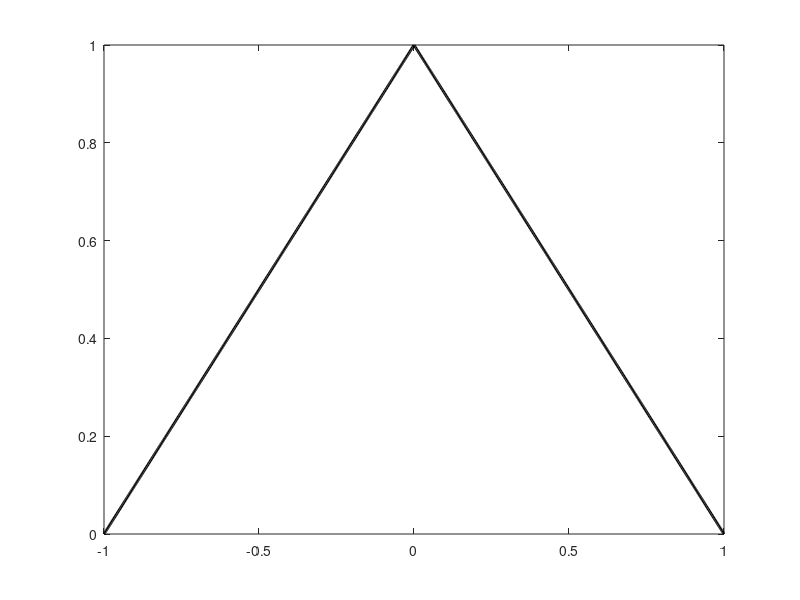

MATLAB code to generate this figure: (Note: this script raises an error after producing the figure.)
% ==============================
% EECE 340 - Part 1.1: Fourier Series Approximation
% ==============================

%% --- Triangular Signal: Effect of n ---
t = linspace(-1, 1, 1000);
xt = max(1 - abs(t), 0);
T = t(end) - t(1);  % Period

n_values = [2 5 10 20 50 100 200];
errors_n = zeros(length(n_values), 1);

figure;
plot(t, xt, 'k', 'LineWidth', 2); hold on;
legendStrings = {'Original Signal'};

for i = 1:length(n_values)
    n = n_values(i);
    [xhat, ~] = ffs(xt, t, n, T);
    plot(t, real(xhat));
    legendStrings{end+1} = ['T = ', num2str(T), ', n = ', num2str(n)];
    errors_n(i) = trapz(t, (xt - real(xhat)).^2);
end

legend(legendStrings, 'Location', 'SouthOutside');
title('Fourier Series Approximations for Different n (Triangular Signal)');
xlabel('Time (s)'); ylabel('Amplitude'); grid on;

figure;
plot(n_values, errors_n, '-o');
xlabel('Number of Harmonics (n)');
ylabel('Squared Error');
title('Error vs. n with Fixed T (Triangular Signal)');

%% --- Triangular Signal: Effect of T ---
n = 100;
T_values = 0.5:0.5:10;
errors_T = zeros(length(T_values), 1);

figure;
plot(t, xt, 'k', 'LineWidth', 2); hold on;
legendStrings = {'Original Signal'};

for i = 1:length(T_values)
    T = T_values(i);
    [xhat, ~] = ffs(xt, t, n, T);
    plot(t, real(xhat));
    legendStrings{end+1} = ['T = ', num2str(T)];
    errors_T(i) = trapz(t, (xt - real(xhat)).^2);
end

legend(legendStrings, 'Location', 'SouthOutside');
title('Fourier Series Approximations for Different T (n = 100)');
xlabel('Time (s)'); ylabel('Amplitude'); grid on;

figure;
plot(T_values, errors_T, '-o');
xlabel('Period T');
ylabel('Squared Error');
title('Error vs. T with Fixed n = 100');

%% --- Gaussian Pulse Test ---
t = linspace(-3, 3, 1000);
xt = exp(-t.^2);
T = t(end) - t(1);
n = 50;

[xhat, ~] = ffs(xt, t, n, T);

figure;
plot(t, xt, 'k', 'LineWidth', 2); hold on;
plot(t, real(xhat), 'r--');
title('Fourier Series Approximation of Gaussian Pulse');
legend('Original Signal', sprintf('Reconstructed (n = %d)', n));
xlabel('Time (s)'); ylabel('Amplitude'); grid on;

%% --- Windowed Sine Signal Test ---
t = linspace(-2, 2, 1000);
xt = sin(2*pi*t) .* (abs(t) < 1);
T = t(end) - t(1);
n = 50;

[xhat, ~] = ffs(xt, t, n, T);

figure;
plot(t, xt, 'k', 'LineWidth', 2); hold on;
plot(t, real(xhat), 'b--');
title('Fourier Series Approximation of Windowed Sine');
legend('Original Signal', sprintf('Reconstructed (n = %d)', n));
xlabel('Time (s)'); ylabel('Amplitude'); grid on;
